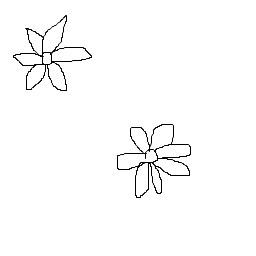
#> input picture Complete_data_quilting/Textures/sample3.jpg, 256 x 256 px; its folder holds only this picture in this run
$ python -i object_detection.py   (imports and definitions only)
#> lines starting #> are read from the running program, lines starting #| are printed output that depends on the picture; after the words box and inside, x2 and y2 are one past the last pixel; in counts of white or black regions, pixels touching at a corner belong together
import numpy as np
import cv2
import os
import glob
from PIL import Image

from .retrieve import retrieval
def object_detection(path):
    image = None
    retrieved = False

    if type(path) == str:
        image = cv2.imread(path)
#> image is the input picture: shape (256, 256, 3); min 0, max 255, mean 250.8
        retrieved = True
    else:
        image = path # assuming image format is already RGB

    original = image.copy()
    gray = cv2.cvtColor(image, cv2.COLOR_BGR2GRAY)
    blurred = cv2.GaussianBlur(gray, (3, 3), 0)
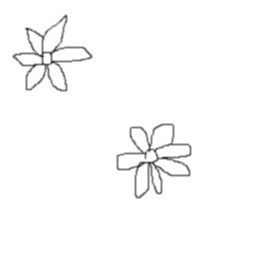
#> blurred: shape (256, 256); min 44, max 255, mean 250.8
    canny = cv2.Canny(blurred, 120, 255, 1)
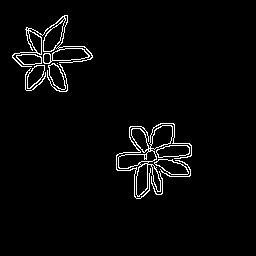
#> canny: shape (256, 256); 3% white in thin lines or dots, all inside (x1, y1, x2, y2) = (12, 15, 192, 199)
    kernel = np.ones((5,5),np.uint8)
    dilate = cv2.dilate(canny, kernel, iterations=1)
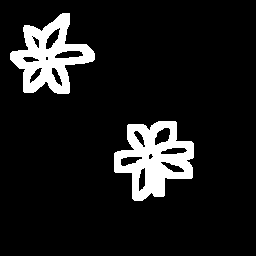
#> dilate: shape (256, 256); 10.2% white; 2 white regions

    # Find contours
    cnts = cv2.findContours(dilate, cv2.RETR_EXTERNAL, cv2.CHAIN_APPROX_SIMPLE)
#> cnts = 2 contours; box (x1, y1, x2, y2) and area: (114, 121, 194, 201) 4074, (10, 13, 95, 94) 3564

    cnts = cnts[0] if len(cnts) == 2 else cnts[1]
    # (cnts, _) = contours.sort_contours(cnts, method="left-to-right")
    num = 0
    for c in cnts:
        x,y,w,h = cv2.boundingRect(c)
        cv2.rectangle(image, (x, y), (x + w, y + h), (36,255,12), 2)
        ROI = original[y:y+h, x:x+w]

        base=os.path.dirname(os.path.abspath(__file__))
        m_dir='\\..\\detected_objects\\'
        base = base + m_dir

        if not retrieved:
            ext = '.png'
            end_path = base + str(num)+ext
        else:
            ext='.jpg' if path.split('.')[1]=='jpg' else '.png'
            orig_name = os.path.basename(path)
            end_path = base + orig_name.split('.')[0] + ext

        print(num, end_path)
        img = Image.fromarray(ROI, 'RGB').save(end_path)
        num += 1
#> this loop made 2 passes
#> (x, y, w, h, m_dir, ext, num) on passes 1 to 2: (114, 121, 80, 80, '\\..\\detected_objects\\', '.png', 1), (10, 13, 85, 81, '\\..\\detected_objects\\', '.png', 2)
#| 0 flask-api/flowers_quilting/Old\..\detected_objects\sample3.png
#| 1 flask-api/flowers_quilting/Old\..\detected_objects\sample3.png
#> pass 1, in object_detection, `ROI = original[y:y+h, x:x+w]`:
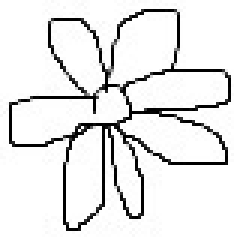
#> ROI: shape (80, 80, 3) (shown 3 times larger); min 0, max 255, mean 231.9
#> pass 2, in object_detection, `ROI = original[y:y+h, x:x+w]`:
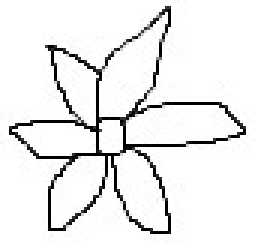
#> ROI: shape (81, 85, 3) (shown 3 times larger); min 0, max 255, mean 236.2
#> after the loop:
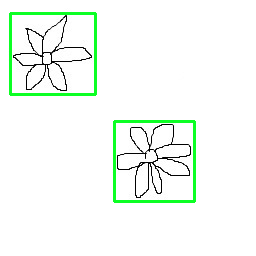
#> image: shape (256, 256, 3); 2.97% of pixels changed, all inside (x1, y1, x2, y2) = (9, 12, 196, 203)
#> after the loop, num = 2

>>> result = object_detection('../../../Complete_data_quilting/Textures/sample3.jpg')

$ run again, on Complete_data_quilting/Textures/sample.png
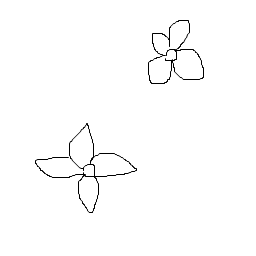
#> input picture Complete_data_quilting/Textures/sample.png, 256 x 256 px
#> in object_detection, image is the input picture: shape (256, 256, 3); min 0, max 255, mean 252.1
#> in object_detection, `canny = cv2.Canny(blurred, 120, 255, 1)`:
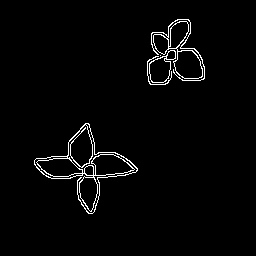
#> canny: shape (256, 256); 2.3% white in thin lines or dots, all inside (x1, y1, x2, y2) = (34, 19, 205, 214)
#> dilate: shape (256, 256); 8.2% white; 2 white regions
#> cnts = 2 contours; box (x1, y1, x2, y2) and area: (32, 121, 140, 216) 4104, (145, 17, 207, 87) 3076
#> the loop in object_detection, `for c in cnts:` made 2 passes
#> (x, y, w, h, m_dir, ext, num) on passes 1 to 2: (32, 121, 108, 95, '\\..\\detected_objects\\', '.png', 1), (145, 17, 62, 70, '\\..\\detected_objects\\', '.png', 2)
#> (printed output is left out)
#> after the loop in object_detection, `for c in cnts:`:
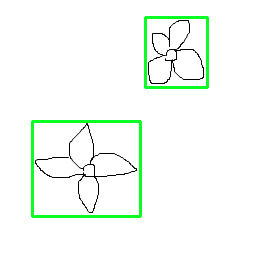
#> image: shape (256, 256, 3); 3.05% of pixels changed, all inside (x1, y1, x2, y2) = (31, 16, 209, 218)
#> after the loop in object_detection, `for c in cnts:`: num = 2

$ run again, on Complete_data_quilting/Textures/sample2.png
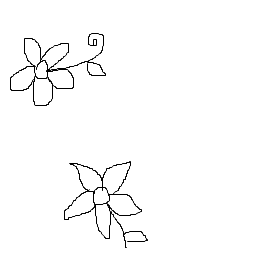
#> input picture Complete_data_quilting/Textures/sample2.png, 256 x 256 px
#> in object_detection, image is the input picture: shape (256, 256, 3); min 0, max 255, mean 250.4
#> in object_detection, `canny = cv2.Canny(blurred, 120, 255, 1)`:
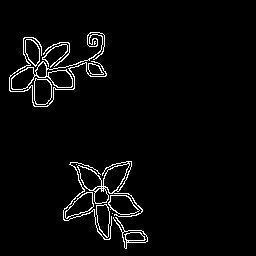
#> canny: shape (256, 256); 3.3% white in thin lines or dots, all inside (x1, y1, x2, y2) = (9, 32, 148, 249)
#> dilate: shape (256, 256); 11.8% white; 2 white regions
#> cnts = 2 contours; box (x1, y1, x2, y2) and area: (61, 159, 150, 251) 4542, (7, 30, 109, 109) 4386
#> the loop in object_detection, `for c in cnts:` made 2 passes
#> (x, y, w, h, m_dir, ext, num) on passes 1 to 2: (61, 159, 89, 92, '\\..\\detected_objects\\', '.png', 1), (7, 30, 102, 79, '\\..\\detected_objects\\', '.png', 2)
#> (printed output is left out)
#> after the loop in object_detection, `for c in cnts:`:
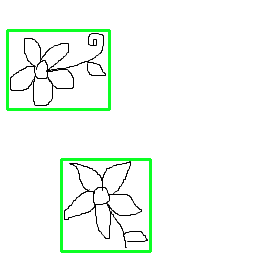
#> image: shape (256, 256, 3); 3.3% of pixels changed, all inside (x1, y1, x2, y2) = (6, 29, 152, 253)
#> after the loop in object_detection, `for c in cnts:`: num = 2

$ run again, on Complete_data_quilting/Textures/sample4.png
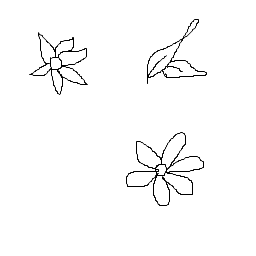
#> input picture Complete_data_quilting/Textures/sample4.png, 256 x 256 px
#> in object_detection, image is the input picture: shape (256, 256, 3); min 0, max 255, mean 250.2
#> in object_detection, `canny = cv2.Canny(blurred, 120, 255, 1)`:
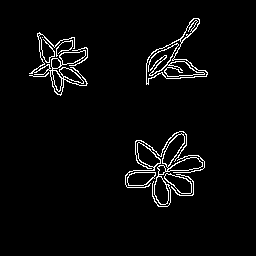
#> canny: shape (256, 256); 3.5% white in thin lines or dots, all inside (x1, y1, x2, y2) = (29, 18, 208, 207)
#> dilate: shape (256, 256); 12.3% white; 3 white regions
#> cnts = 3 contours; box (x1, y1, x2, y2) and area: (123, 129, 207, 209) 3956, (27, 30, 90, 98) 2496, (144, 16, 210, 87) 2092
#> the loop in object_detection, `for c in cnts:` made 3 passes
#> (x, y, w, h) on passes 1 to 3: (123, 129, 84, 80), (27, 30, 63, 68), (144, 16, 66, 71)
#> (printed output is left out)
#> after the loop in object_detection, `for c in cnts:`:
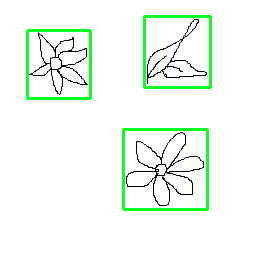
#> image: shape (256, 256, 3); 3.94% of pixels changed, all inside (x1, y1, x2, y2) = (26, 15, 212, 211)
#> after the loop in object_detection, `for c in cnts:`: num = 3
